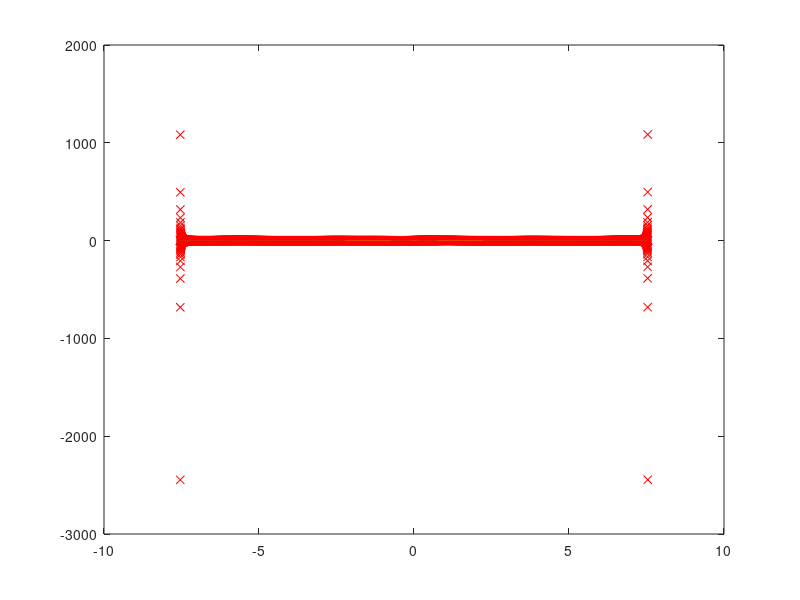
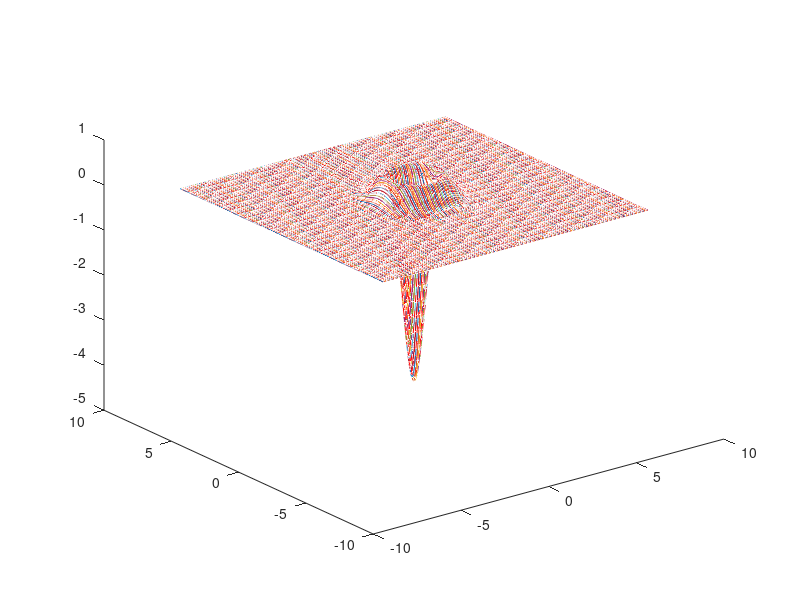
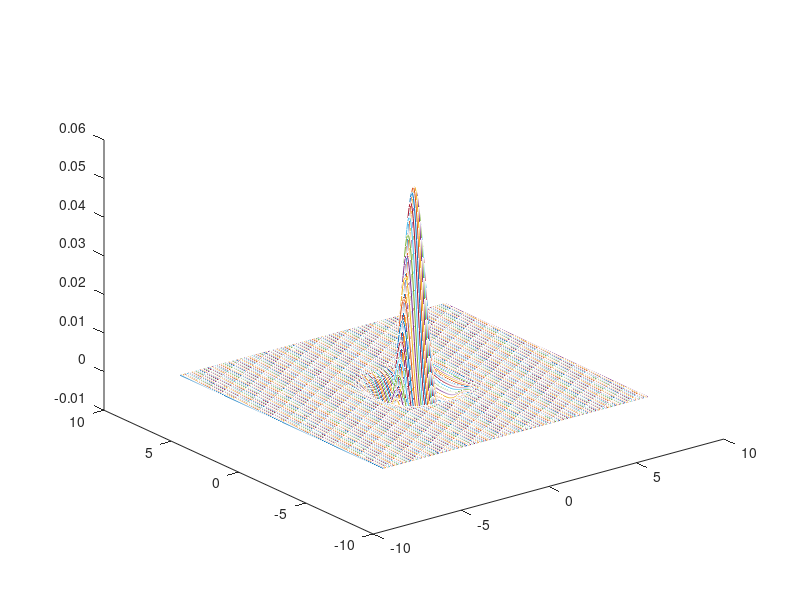

Write MATLAB code to recreate these figures, in order.
clear all;close all;clc;


%% From Trefelthen's Book
% set up parameters

N = 24163;

%side length (we want an xgrid of -L,L)
L = 2.4*pi;

%dx = 2*pi/N; %relation: pi/dx = N/2, the x-space grid is [0,2*pi]
%x = dx*(1:N); %[0,2*pi] in N points
%x = L*(x-pi)/pi; %[-L,L] in N points

x = linspace(-L,L,N);
dx = median(diff(x));

fprintf('dx two ways %f %f \n', dx, L*2/N);
fprintf('xmin and xmax %f %f \n', min(x) ,max(x));

%k = [0:N/2-1 0 -N/2+1:-1]; %???
k = (pi/L)*(-N/2:N/2-1); % pi/L is dk
k = fftshift(k);

%% So... if it's periodic then you know what to do.
%if it's not, then you can make it periodic by padding with zeros?
periodic_trash = inline('exp(sin(x))-exp(cos(x).^2)','x');
v = periodic_trash(x);

%physical space differentiation
vprime = diff(v)/dx;

%k-space multiply
v_hat = fft(v);
w_hat = 1i.*k.*v_hat;
w = real(ifft(w_hat));

close all;
plot(x,w,'rx');hold on;plot(x(2:length(x)),vprime);


%% again...

%This is periodic as it has compact support
%and is zero at endpoints of intervals
v = exp(-x.^2);

%physical space differentiation
vprime = diff(v)/dx;
vprimeprime = diff(vprime)/dx;

%k-space multiply
v_hat = fft(v);
w_hat = ((1i.*k).^2).*v_hat;
w = real(ifft(w_hat));

close all;
plot(x,w,'rx');hold on;plot(x, 4*del2(v,dx));

%% and for 2d...

N = 200;
[xx yy] = meshgrid( linspace(-L,L,N), linspace(-L,L,N) );
dx = median(xx);
dy = dx;

[kk ll] = meshgrid( -N/2:N/2-1, -N/2:N/2-1); % pi/L is dk
kk = (pi/L)*fftshift(kk);
ll = (pi/L)*fftshift(ll);

v2d = exp(-xx.^2 - yy.^2);

%k-space multiply
v2d_hat = fft2(v2d);
w2d_hat = ( -kk.^2 - ll.^2 ).*v2d_hat;
w2d = real(ifft2(w2d_hat));


figure();
plot3(xx,yy, 4*del2(v2d,dx,dy),'r--');
hold on;
plot3(xx,yy, w2d);

figure()
plot3(xx,yy, 4*del2(v2d,dx,dy) - w2d);
